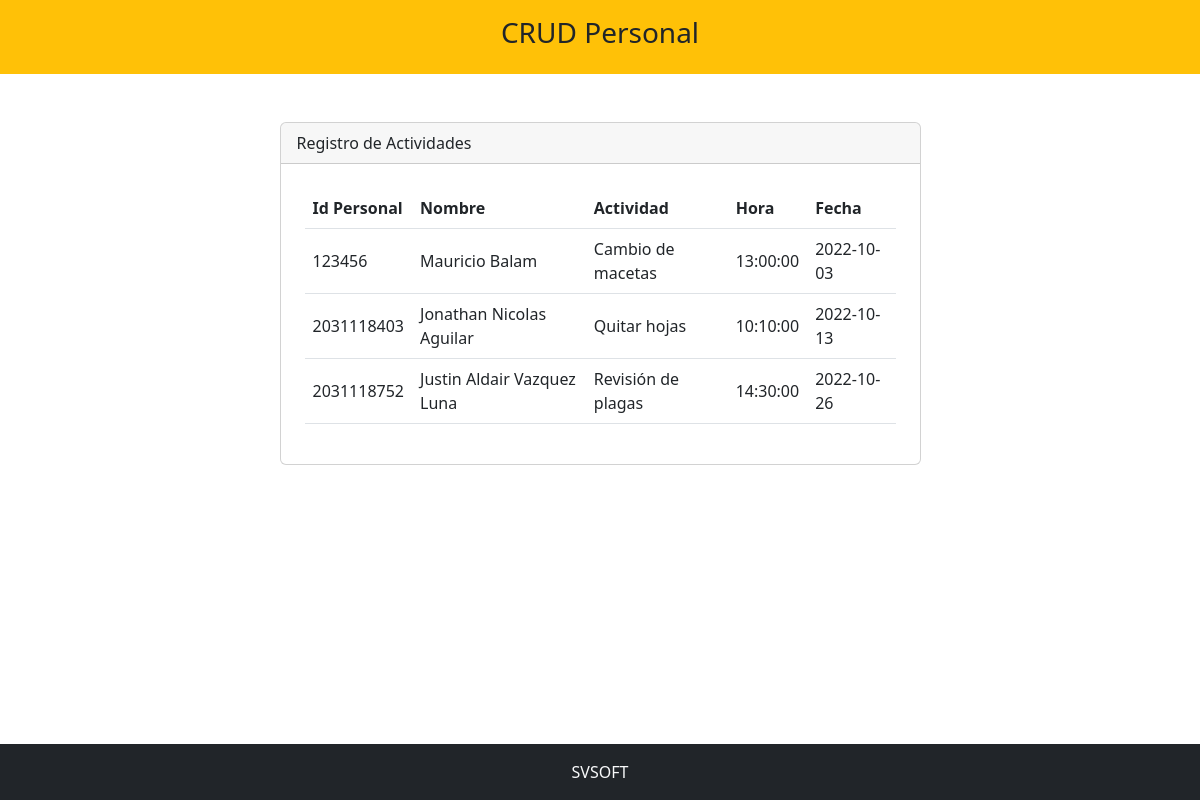
Page /negocio/perAdministrador.php on the committed database.
### tables this page shows
CREATE TABLE `personal` (
  `idPersona` int(11) NOT NULL AUTO_INCREMENT,
  `nombre` varchar(45) NOT NULL,
  `actividad` varchar(45) NOT NULL,
  `hora` time NOT NULL,
  `fecha` date NOT NULL,
  PRIMARY KEY (`idPersona`)
);

### negocio/perAdministrador.php (the view, shortened to what this page needs)
<?php include 'template/headerPersona.php' ?>
<?php
    include_once "model/conexionPersona.php";
    $sentencia = $bd -> query("select * from personal");
    $personal = $sentencia->fetchAll(PDO::FETCH_OBJ);
?>
<div class="container mt-5">
    <div class="row justify-content-center">
        <div class="col-md-7">
            <div class="card">
                <div class="card-header">
                    Registro de Actividades
                </div>
                <div class="p-4">
                        <table class="table align-middle">
                            <thead>
                                <tr>
                                    <th scope="col">Id Personal</th>
                                    <th scope="col">Nombre</th>
                                    <th scope="col">Actividad</th>
                                    <th scope="col">Hora</th>
                                    <th scope="col">Fecha</th>
                                </tr>
                            </thead>
                            <tbody>
                            <?php
                                foreach($personal as $dato){
                            ?>
                                <tr>
                                    <td scope="row"><?php echo $dato->idPersona; ?></td>
                                    <td><?php echo $dato->nombre; ?></td>
                                    <td><?php echo $dato->actividad; ?></td>
                                    <td><?php echo $dato->hora; ?></td>
                                    <td><?php echo $dato->fecha; ?></td>
                                </tr>
                                <?php
                                }
                                ?>
                            </tbody>
                        </table>
                    </div>
                </div>
            </div>
        </div>
    </div>
<?php include 'template/footerPersona.php' ?>

### rows in the picture
personal: idPersona "123456", nombre "Mauricio Balam", actividad "Cambio de macetas", hora "13:00:00", fecha "2022-10-03"
personal: idPersona "2031118403", nombre "Jonathan Nicolas Aguilar", actividad "Quitar hojas", hora "10:10:00", fecha "2022-10-13"
personal: idPersona "2031118752", nombre "Justin Aldair Vazquez Luna", actividad "Revisión de plagas", hora "14:30:00", fecha "2022-10-26"
